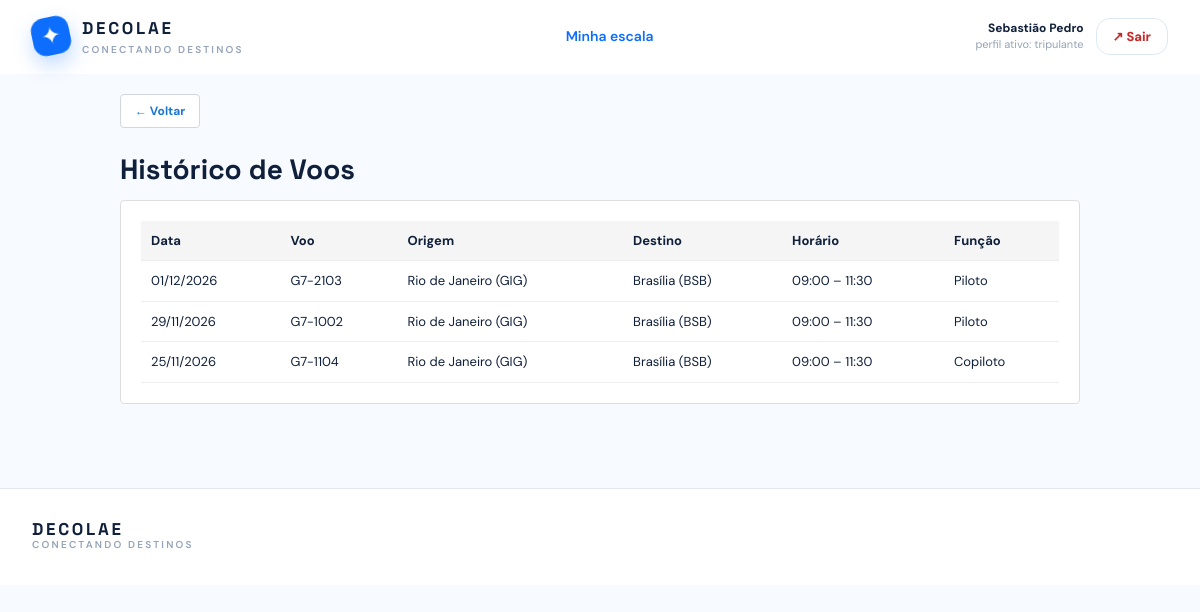
Before: /tripulante-historico.php (signed in) with the older database file.
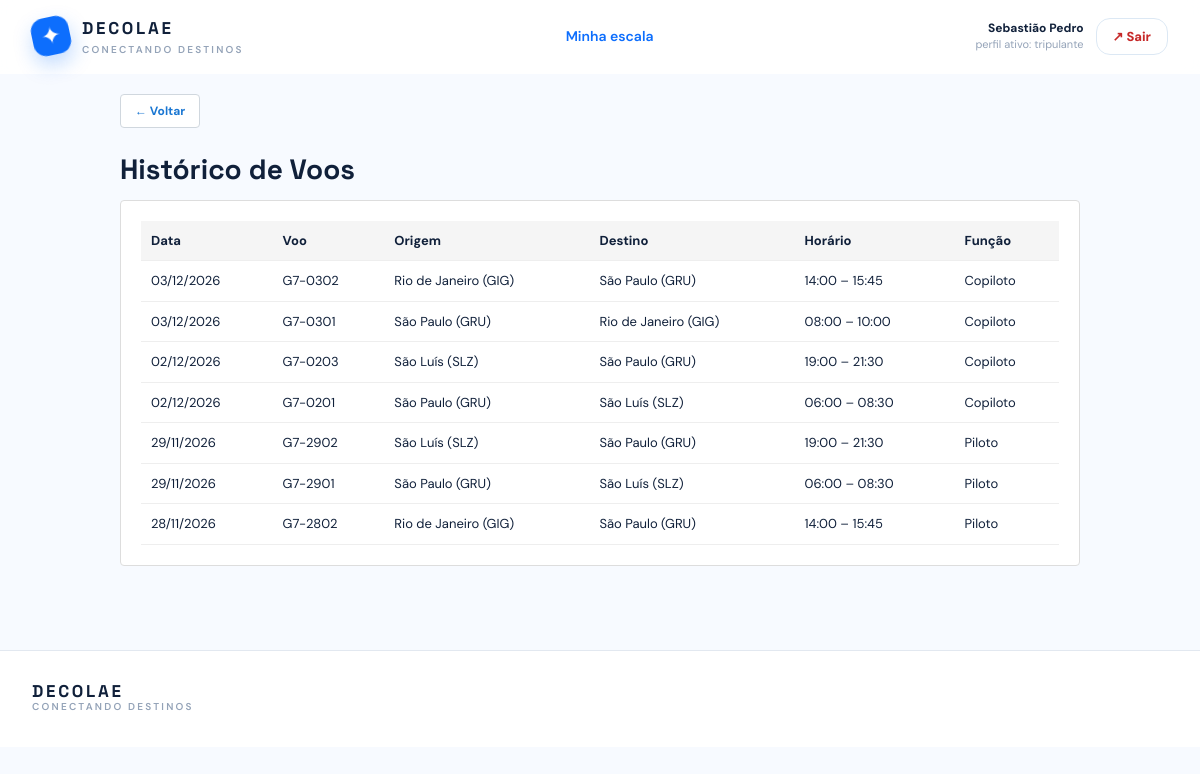
After: the same page with the newer database file.
### tables this page shows
CREATE TABLE `escala` (
  `id` int(10) UNSIGNED NOT NULL,
  `voo_id` int(10) UNSIGNED NOT NULL,
  `tripulante_cpf` char(11) NOT NULL,
  `funcao_tripulante` enum('piloto','copiloto','comissario') NOT NULL
);

CREATE TABLE `voo` (
  `id` int(10) UNSIGNED NOT NULL,
  `numero_voo` varchar(12) NOT NULL,
  `data_voo` date NOT NULL,
  `trajeto_id` int(10) UNSIGNED NOT NULL,
  `aeronave_id` int(10) UNSIGNED NOT NULL,
  `admin_cpf` char(11) NOT NULL,
  `valor_base` decimal(10,2) NOT NULL DEFAULT 649.90,
  `status` enum('programado','embarque','concluido','cancelado') NOT NULL DEFAULT 'programado',
  `data_atualizacao` timestamp NULL DEFAULT current_timestamp() ON UPDATE current_timestamp(),
  `versao` int(10) UNSIGNED DEFAULT 1
);

CREATE TABLE `trajeto` (
  `id` int(10) UNSIGNED NOT NULL,
  `origem` varchar(60) NOT NULL,
  `destino` varchar(60) NOT NULL,
  `h_partida` time NOT NULL,
  `h_chegada` time NOT NULL,
  `gerente_cpf` char(11) NOT NULL
);

### includes/functions.php (called while the page is built, shortened)
<?php
function esc(mixed $valor): string
{
    return htmlspecialchars((string) $valor, ENT_QUOTES, 'UTF-8');
}

### tripulante-historico.php (the view, shortened to what this page needs)
<?php
require_once __DIR__ . '/includes/functions.php';
require_once __DIR__ . '/includes/layout.php';
$conexao_pdo = db();
$usuario_logado = exigir_papel($conexao_pdo, 'tripulante');
$comando = $conexao_pdo->prepare(
    "SELECT v.numero_voo, v.data_voo, t.origem, t.destino, t.h_partida, t.h_chegada,
            e.funcao_tripulante
     FROM escala e
     JOIN voo v ON v.id = e.voo_id
     JOIN trajeto t ON t.id = v.trajeto_id
     WHERE e.tripulante_cpf = ?
     ORDER BY v.data_voo DESC, t.h_partida DESC"
);
$comando->execute([$usuario_logado['cpf']]);
$voos = $comando->fetchAll();
$nomes_funcoes = ['piloto' => 'Piloto', 'copiloto' => 'Copiloto', 'comissario' => 'Comissário'];
?>
<div class="pagina-tripulante">
  <a class="botao-pequeno" href="tripulante.php" style="margin-bottom: 20px;">← Voltar</a>
  <h1 class="titulo-pagina titulo-pagina-compacto">Histórico de Voos</h1>
  <?php if ($voos): ?>
    <div class="cartao-formulario" style="overflow-x: auto;">
      <table class="tabela-operacional">
        <thead>
          <tr>
            <th>Data</th>
            <th>Voo</th>
            <th>Origem</th>
            <th>Destino</th>
            <th>Horário</th>
            <th>Função</th>
          </tr>
        </thead>
        <tbody>
          <?php foreach ($voos as $voo): ?>
            <tr>
              <td><?= esc((new DateTime($voo['data_voo']))->format('d/m/Y')) ?></td>
              <td><?= esc($voo['numero_voo']) ?></td>
              <td><?= esc($voo['origem']) ?></td>
              <td><?= esc($voo['destino']) ?></td>
              <td><?= esc(substr($voo['h_partida'], 0, 5)) ?> – <?= esc(substr($voo['h_chegada'], 0, 5)) ?></td>
              <td><?= esc($nomes_funcoes[$voo['funcao_tripulante']] ?? $voo['funcao_tripulante']) ?></td>
            </tr>
          <?php endforeach; ?>
        </tbody>
      </table>
    </div>
  <?php else: ?>
    <div class="estado-vazio-escala">
      <p>Nenhum voo no seu histórico.</p>
    </div>
  <?php endif; ?>
</div>

Changed rows visible on the page:
removed escala: voo.data_voo "01/12/2026", voo.numero_voo "G7-2103", trajeto.origem "Rio de Janeiro (GIG)", trajeto.destino "Brasília (BSB)", trajeto.h_partida "09:00", trajeto.h_chegada "11:30", funcao_tripulante "Piloto"
removed escala: voo.data_voo "29/11/2026", voo.numero_voo "G7-1002", trajeto.origem "Rio de Janeiro (GIG)", trajeto.destino "Brasília (BSB)", trajeto.h_partida "09:00", trajeto.h_chegada "11:30", funcao_tripulante "Piloto"
removed escala: voo.data_voo "25/11/2026", voo.numero_voo "G7-1104", trajeto.origem "Rio de Janeiro (GIG)", trajeto.destino "Brasília (BSB)", trajeto.h_partida "09:00", trajeto.h_chegada "11:30", funcao_tripulante "Copiloto"
added escala: voo.data_voo "03/12/2026", voo.numero_voo "G7-0302", trajeto.origem "Rio de Janeiro (GIG)", trajeto.destino "São Paulo (GRU)", trajeto.h_partida "14:00", trajeto.h_chegada "15:45", funcao_tripulante "Copiloto"
added escala: voo.data_voo "03/12/2026", voo.numero_voo "G7-0301", trajeto.origem "São Paulo (GRU)", trajeto.destino "Rio de Janeiro (GIG)", trajeto.h_partida "08:00", trajeto.h_chegada "10:00", funcao_tripulante "Copiloto"
added escala: voo.data_voo "02/12/2026", voo.numero_voo "G7-0203", trajeto.origem "São Luís (SLZ)", trajeto.destino "São Paulo (GRU)", trajeto.h_partida "19:00", trajeto.h_chegada "21:30", funcao_tripulante "Copiloto"
added escala: voo.data_voo "02/12/2026", voo.numero_voo "G7-0201", trajeto.origem "São Paulo (GRU)", trajeto.destino "São Luís (SLZ)", trajeto.h_partida "06:00", trajeto.h_chegada "08:30", funcao_tripulante "Copiloto"
added escala: voo.data_voo "29/11/2026", voo.numero_voo "G7-2902", trajeto.origem "São Luís (SLZ)", trajeto.destino "São Paulo (GRU)", trajeto.h_partida "19:00", trajeto.h_chegada "21:30", funcao_tripulante "Piloto"
added escala: voo.data_voo "29/11/2026", voo.numero_voo "G7-2901", trajeto.origem "São Paulo (GRU)", trajeto.destino "São Luís (SLZ)", trajeto.h_partida "06:00", trajeto.h_chegada "08:30", funcao_tripulante "Piloto"
added escala: voo.data_voo "28/11/2026", voo.numero_voo "G7-2802", trajeto.origem "Rio de Janeiro (GIG)", trajeto.destino "São Paulo (GRU)", trajeto.h_partida "14:00", trajeto.h_chegada "15:45", funcao_tripulante "Piloto"
